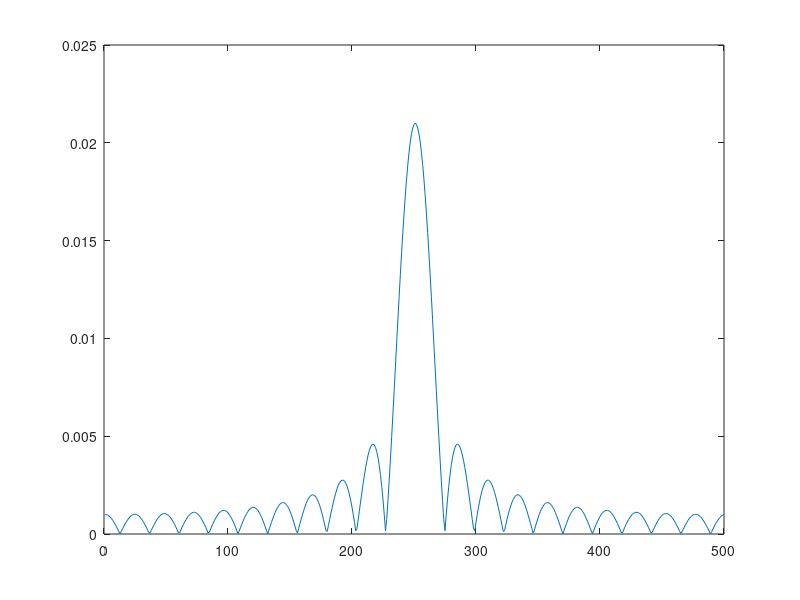

MATLAB code to generate this figure:
%CO32 
%Fourier Optics
%Discrete Fourier Transform (DFT)
%Fotios Ioannis Giasemis
%Part 4

clear all;

N=250; 
If=zeros(1,500);
Rf=zeros(1,500);

for i=240:260;
    Rf(1,i)=Rf(1,i)+1/2;
end

S1=0; S2=0;
   

for i=(-N):(N-1)
    s1=0; s2=0;
    for j=(-N):(N-1)
    s1=s1+Rf(1,j+N+1)*cos(-pi*j*i/N)-If(1,j+N+1)*sin(-pi*j*i/N);
    s2=s2+Rf(1,j+N+1)*sin(-pi*j*i/N)-If(1,j+N+1)*cos(-pi*j*i/N);
    end
    RF(1,i+N+1)=1/(2*N)*s1;
    IF(1,i+N+1)=1/(2*N)*s2;
    
end

x=1:500;amp=sqrt(RF.^2+IF.^2);
plot(x,amp)
